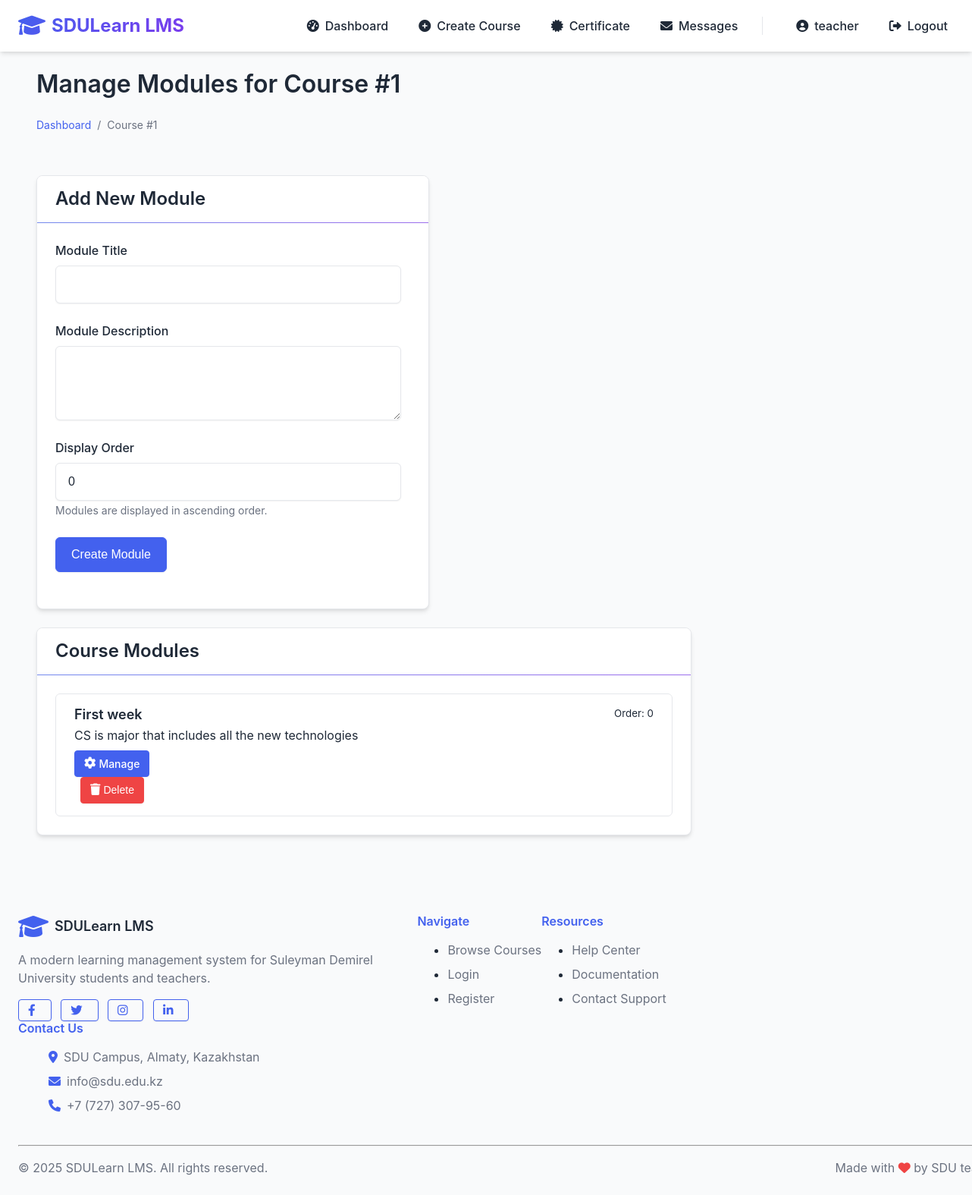
Before: /teacher/courses/1/modules (signed in) with the older database file.
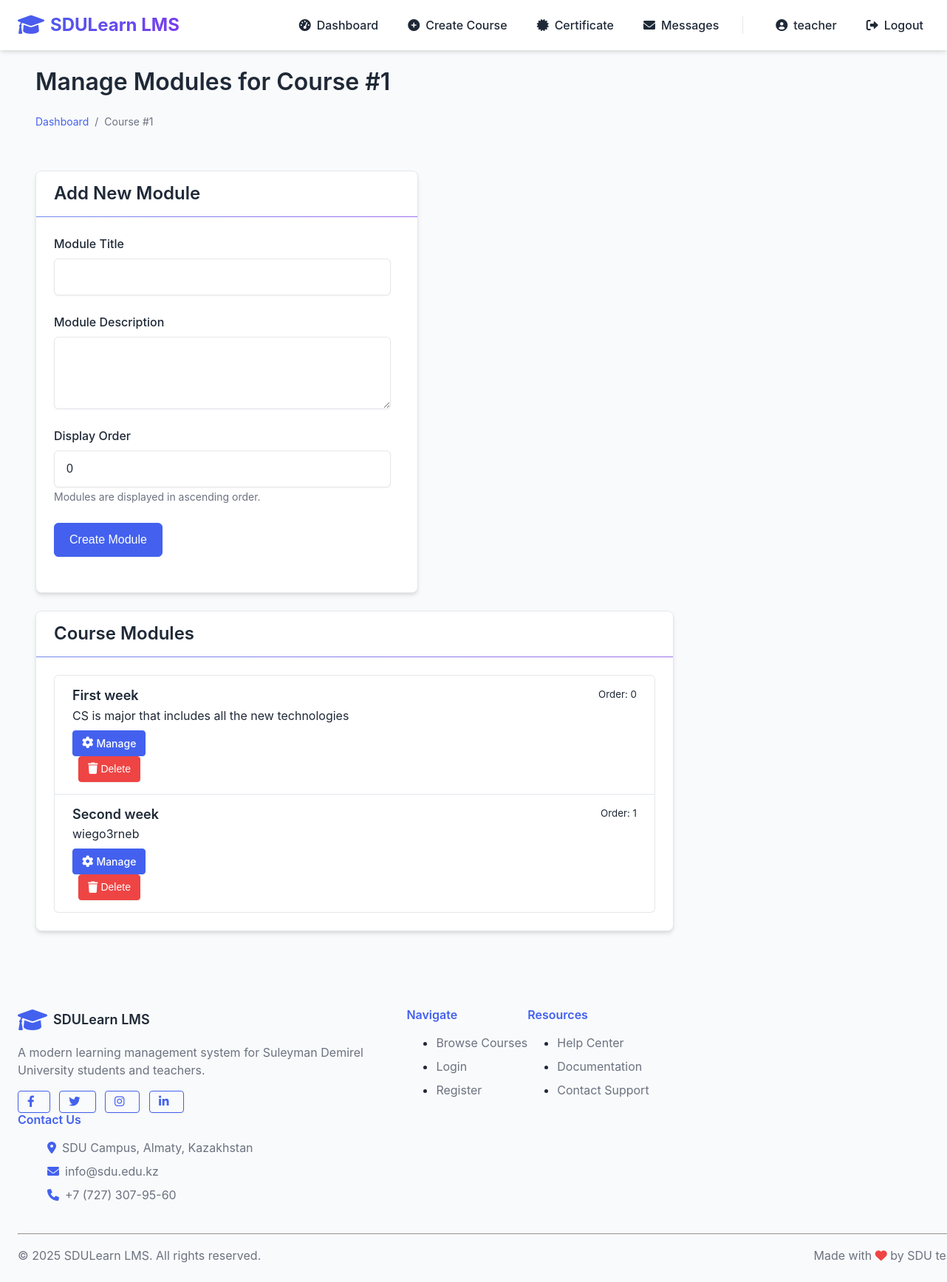
After: the same page with the newer database file.
### lms/models/course.py (models this page shows, shortened)
class Module(db.Model):
    __tablename__ = 'modules'
    id = db.Column(db.Integer, primary_key=True)
    title = db.Column(db.String(100), nullable=False)
    description = db.Column(db.Text)
    order = db.Column(db.Integer, default=0)  # For ordering modules in a course
    course_id = db.Column(db.Integer, db.ForeignKey('courses.id'), nullable=False)
    created_at = db.Column(db.DateTime, default=datetime.utcnow)
    materials = db.relationship('Material', backref='module', lazy='dynamic', cascade="all, delete-orphan")
    tests = db.relationship('Test', backref='module', lazy='dynamic', cascade="all, delete-orphan")

### lms/routes/teacher.py (the view)
@teacher_bp.route('/courses/<int:course_id>/modules')
@login_required
@teacher_required
def manage_modules(course_id):
    course = Course.query.get_or_404(course_id)
    if course.teacher_id != current_user.id:
        flash('You do not have permission to manage this course.', 'danger')
        return redirect(url_for('teacher.dashboard'))
    modules = Module.query.filter_by(course_id=course.id).order_by(Module.order).all()
    form = ModuleForm()
    return render_template('teacher/manage_modules.html',
                          course=course,
                          modules=modules,
                          form=form)

### lms/utils/forms.py
class ModuleForm(FlaskForm):
    title = StringField('Module Title', validators=[DataRequired(), Length(min=3, max=100)])
    description = TextAreaField('Module Description', validators=[DataRequired()])
    order = FloatField('Display Order', default=0)
    submit = SubmitField('Create Module')

### app.py (called while the page is built)
@login_manager.user_loader
def load_user(user_id):
    return User.query.get(int(user_id))

### lms/models/user.py (called while the page is built)
    def is_admin(self):
        return self.role.name == 'admin'

    def is_teacher(self):
        return self.role.name == 'teacher'

### lms/routes/teacher.py (called while the page is built)
def teacher_required(f):
    @wraps(f)
    def decorated_function(*args, **kwargs):
        if not current_user.is_authenticated or not current_user.is_teacher():
            flash('You do not have permission to access this page.', 'danger')
            return redirect(url_for('auth.login'))
        return f(*args, **kwargs)
    return decorated_function

### lms/templates/teacher/manage_modules.html (shortened to what this page needs)
{% extends 'base.html' %}
{% block content %}
<div class="container">
    <div class="row mb-4">
        <div class="col">
            <h1>Manage Modules for {{ course.title }}</h1>
            <nav aria-label="breadcrumb">
                <ol class="breadcrumb">
                    <li class="breadcrumb-item"><a href="{{ url_for('teacher.dashboard') }}">Dashboard</a></li>
                    <li class="breadcrumb-item active">{{ course.title }}</li>
                </ol>
            </nav>
        </div>
    </div>
    <div class="row">
        <div class="col-md-4">
            <div class="card mb-4">
                <div class="card-header">
                    <h3>Add New Module</h3>
                </div>
                <div class="card-body">
                    <form method="POST" action="{{ url_for('teacher.add_module', course_id=course.id) }}">
                        <div class="form-group">
                            {{ form.title.label }}
                            {{ form.title(class="form-control") }}
                        </div>
                        <div class="form-group">
                            {{ form.description.label }}
                            {{ form.description(class="form-control", rows=3) }}
                        </div>
                        <div class="form-group">
                            {{ form.order.label }}
                            {{ form.order(class="form-control") }}
                            <small class="form-text text-muted">Modules are displayed in ascending order.</small>
                        </div>
                        <div class="form-group">
                            {{ form.submit(class="btn btn-primary") }}
                        </div>
                    </form>
                </div>
            </div>
        </div>
        <div class="col-md-8">
            <div class="card">
                <div class="card-header">
                    <h3>Course Modules</h3>
                </div>
                <div class="card-body">
                    {% if modules %}
                        <div class="list-group">
                            {% for module in modules %}
                                <div class="list-group-item">
                                    <div class="d-flex w-100 justify-content-between">
                                        <h5 class="mb-1">{{ module.title }}</h5>
                                        <small>Order: {{ module.order }}</small>
                                    </div>
                                    <p class="mb-1">{{ module.description }}</p>
                                    <div class="mt-2">
                                        <a href="{{ url_for('teacher.view_module', module_id=module.id) }}" class="btn btn-sm btn-primary">
                                            <i class="fas fa-cog mr-1"></i> Manage
                                        </a>
                                        <form action="{{ url_for('teacher.delete_module', module_id=module.id) }}" method="POST" class="d-inline ml-2">
                                            <button type="submit" class="btn btn-sm btn-danger"
                                                    onclick="return confirm('Are you sure you want to delete this module? This will remove all materials, tests, and student progress associated with this module.')">
                                                <i class="fas fa-trash mr-1"></i> Delete
                                            </button>
                                        </form>
                                    </div>
                                </div>
                            {% endfor %}
                        </div>
                    {% else %}
                        <div class="alert alert-info">No modules have been created for this course yet.</div>
                    {% endif %}
                </div>
            </div>
        </div>
    </div>
</div>
{% endblock %}

Changed rows visible on the page:
added Module: title "Second week", order "1", description "wiego3rneb"
